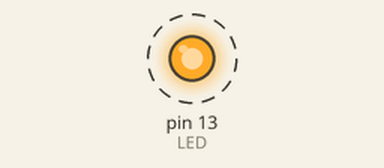
The sketch below on a simulated Arduino Uno, built with avr-gcc and run on an emulated ATmega328P. On the bench: output pins drawn as LEDs (lit = HIGH). Dashed ring = blinking.

Above: at 0.5 s.
Timing chart, 0 to 4.6 s (numbered marks = the images above):
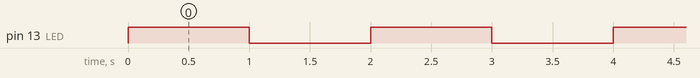

Measured:
- by itself, pin 13 (LED): alternates HIGH for 1.0 s and LOW for 1.0 s

The sketch:

T1_BLINK.ino
```cpp
 #define LED 13
 #define TIMELED 1000
void setup() {
  //pinMode(argument1, argument2);
  pinMode(LED, OUTPUT);
}

void loop() {
  //digitalWrite(argument1, argument2(HIGH, true, 1))
  digitalWrite(LED, HIGH);
  delay(TIMELED);
  //digitalWrite(argument1, argument2(LOW, false, 0))
  digitalWrite(LED, LOW);
  delay(TIMELED);
}
```
